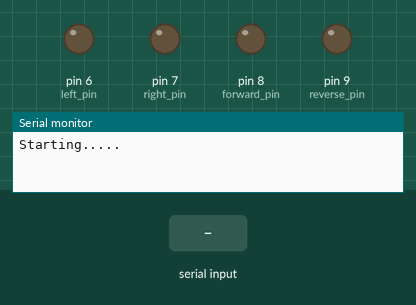
Simulated run of this sketch. Board: Arduino Uno, built with avr-gcc and run on an emulated ATmega328P. On the bench: output pins drawn as LEDs (lit = HIGH), the last lines printed to the serial monitor. The inputs (shaded band) are chosen by the test bench.

Above: at 1.2 s.
1.3 s: "1" received over Serial
At 2.4 s:
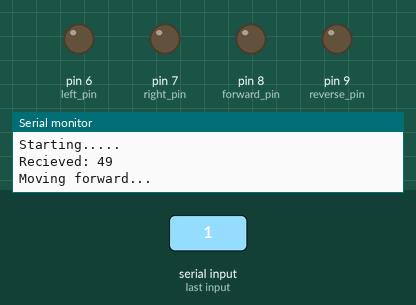
2.8 s: byte 54 (54) received over Serial
At 3.6 s:
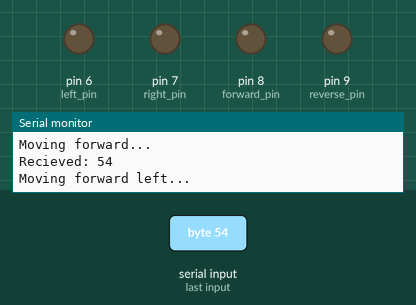
4.3 s: byte 55 (55) received over Serial
At 4.7 s:
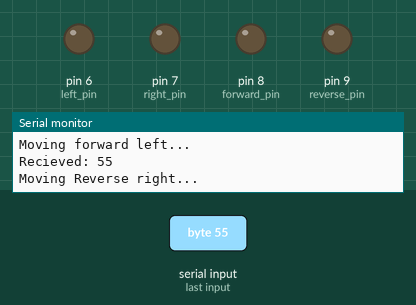
5.8 s: byte 56 (56) received over Serial
At 7.0 s:
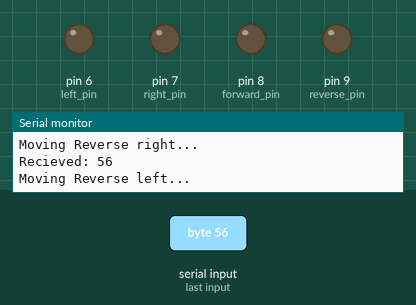
7.3 s: "2" received over Serial
At 8.2 s:
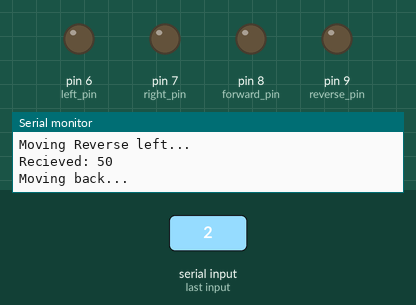
8.8 s: "3" received over Serial
At 9.3 s:
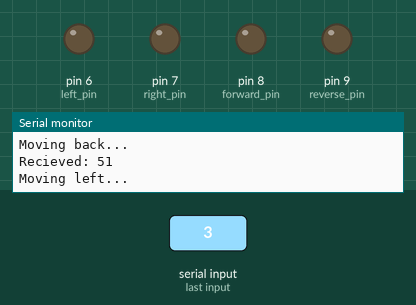
Timing chart, 0 to 11.3 s (numbered marks = the images above; inputs shaded):
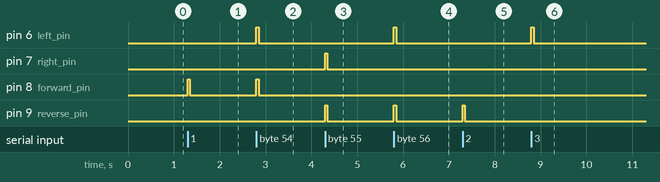

Measured:
- after the input at 1.3 s, pin 8 (forward_pin): LOW → HIGH at once, → LOW 0.05 s later
- after the input at 2.8 s, pin 6 (left_pin), pin 8 (forward_pin): LOW → HIGH at once, → LOW 0.05 s later
- after the input at 4.3 s, pin 7 (right_pin), pin 9 (reverse_pin): LOW → HIGH at once, → LOW 0.05 s later
- after the input at 5.8 s, pin 6 (left_pin), pin 9 (reverse_pin): LOW → HIGH at once, → LOW 0.05 s later
- after the input at 7.3 s, pin 9 (reverse_pin): LOW → HIGH at once, → LOW 0.05 s later
- after the input at 8.8 s, pin 6 (left_pin): LOW → HIGH at once, → LOW 0.05 s later

The sketch:

control_car.ino
```cpp
//assign the pin numbers
int left_pin = 6;
int right_pin = 7;
int forward_pin = 8;
int reverse_pin = 9;


//some initial commands
int command = 0;
int time = 50;

//setup the modes of the pins
void setup() {
	pinMode(left_pin, OUTPUT);
	pinMode(right_pin, OUTPUT);
	pinMode(forward_pin, OUTPUT);
	pinMode(reverse_pin, OUTPUT);

	Serial.begin(115200);
	Serial.print("\nStarting.....\n");
}


void loop(){

	//read the input from port
	if(Serial.available() > 0){
		command = Serial.read();
		Serial.print("Recieved: ");
		Serial.println(command);
	}
	else{
		reset();
                command = 48;
        }
	send_command(command);
}

//single commands
void right(){
	Serial.println("Moving right...\n");
	digitalWrite(right_pin, HIGH);
	delay(time);
}

void left(){
	Serial.println("Moving left...\n");
	digitalWrite(left_pin, HIGH);
	delay(time);
}

void forward(){
	Serial.println("Moving forward...\n");
	digitalWrite(forward_pin, HIGH);
	delay(time);
}

void reverse(){
	Serial.println("Moving back...\n");
	digitalWrite(reverse_pin, HIGH);
	delay(time);
}

//complex commands
void forward_right(){
	Serial.println("Moving forward right...\n");
	digitalWrite(forward_pin, HIGH);
	digitalWrite(right_pin, HIGH);
	delay(time);
}

void forward_left(){
	Serial.println("Moving forward left...\n");
	digitalWrite(forward_pin, HIGH);
	digitalWrite(left_pin, HIGH);
	delay(time);
}

void reverse_right(){
	Serial.println("Moving Reverse right...\n");
	digitalWrite(reverse_pin, HIGH);
	digitalWrite(right_pin, HIGH);
	delay(time);
}

void reverse_left(){
	Serial.println("Moving Reverse left...\n");
	digitalWrite(reverse_pin, HIGH);
	digitalWrite(left_pin, HIGH);
	delay(time);
}


//reset
void reset(){
	digitalWrite(forward_pin, LOW);
	digitalWrite(reverse_pin, LOW);
	digitalWrite(left_pin, LOW);
	digitalWrite(right_pin, LOW);
}

void send_command(int command){
	switch(command){
		//initial command
                //this is integer 0
		case 48: reset(); break;

		//single commands
                //1 represents 49
		case 49: forward(); break;
		case 50: reverse(); break;
		case 51: left(); break;
		case 52: right(); break;

		//complex commands
		case 53: forward_right(); break;
		case 54: forward_left(); break;
		case 55: reverse_right(); break;
		case 56: reverse_left(); break;

		//invalid
		default: Serial.print("Invalid command!\n");
	}
}
```
